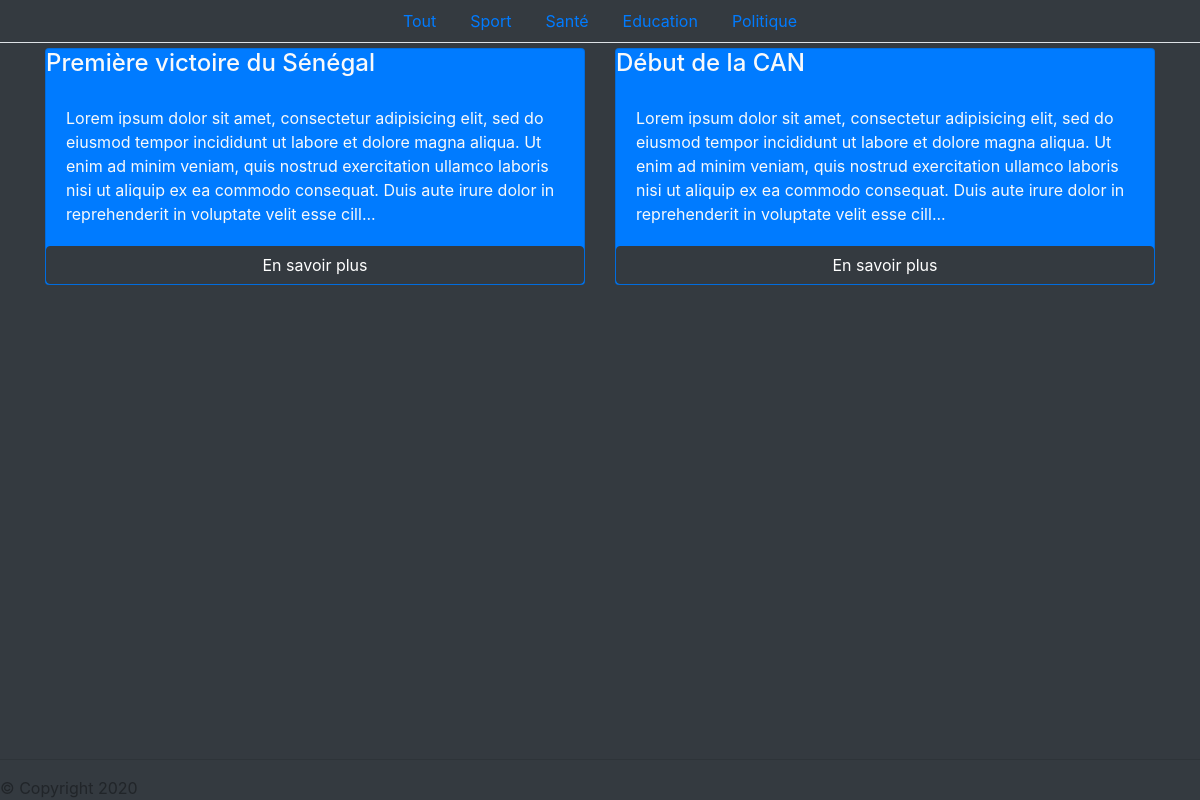
Page /projet-mglsi/article.php?categorie=1 on the committed database.
### tables this page shows
CREATE TABLE IF NOT EXISTS `categorie` (
  `id` int(11) NOT NULL AUTO_INCREMENT,
  `libelle` varchar(20) DEFAULT NULL,
  PRIMARY KEY (`id`)
);

CREATE TABLE IF NOT EXISTS `article` (
  `id` int(11) NOT NULL AUTO_INCREMENT,
  `titre` varchar(255) DEFAULT NULL,
  `contenu` text,
  `dateCreation` datetime DEFAULT CURRENT_TIMESTAMP,
  `dateModification` datetime DEFAULT CURRENT_TIMESTAMP,
  `categorie` int(11) DEFAULT NULL,
  PRIMARY KEY (`id`),
  KEY `fk_categorie_article` (`categorie`)
);

### projet-mglsi/inc/fonctions.php (called while the page is built, shortened)
<?php
	function getList($bdd, $table='Article')
	{
		$reponse = $bdd->query('SELECT * FROM '.$table);
		$articles = $reponse->fetchAll(PDO::FETCH_OBJ);
		return $articles;
	}
	function getItemByCategorie($bdd, $catId)
	{
		$reponse = $bdd->query('SELECT * FROM Article WHERE categorie = '.$catId);
		$articles = $reponse->fetchAll(PDO::FETCH_OBJ);
		return $articles;
	}
?>

### projet-mglsi/article.php (the view, shortened to what this page needs)
<!DOCTYPE html>
<html>
<head>
    <link href="assets/vendor/bootstrap/css/bootstrap.min.css" rel="stylesheet">
    <link href="assets/vendor/fontawesome-free/css/all.min.css" rel="stylesheet" type="text/css">
    <link href="assets/css/sb-admin.css" rel="stylesheet">
</head>
<body class="bg-dark">
	<div id="contenu" class="container">
	<?php
		require_once 'inc/fonctions.php';
		$bdd = dbConnect();
		$categories = getList($bdd, 'Categorie');
		require_once 'inc/menu.php';
		if (isset($_GET['id']))
		{
			$id = (int) $_GET['id'];
			$article = getItem($bdd, $id);
	?>
		<h1 class="text-primary"><?= $article->titre ?></h1>
		<span class="text-light">Publié le <?= $article->dateCreation ?></span>
		<p class="text-light"><?= $article->contenu ?></p>
	<?php
		}
		else if  (isset($_GET['categorie']))
		{
			$catId = (int) $_GET['categorie'];
			$articles = getItemByCategorie($bdd, $catId);
			if (empty($articles)) {
				echo "<p class='text-light'>Aucun article dans cette catégorie</p>";
			}
			else
			{
	?>
		<div class="card-deck">
	<?php
				foreach ($articles as $article)
				{
	?>
			<div class="card bg-primary text-light">
				<h4><?= $article->titre ?></h4>
				<div class="card-body">
					<p class="card-text"><?= substr($article->contenu, 0, 300) . '...' ?></p>
				</div>
				<a href="article.php?id=<?= $article->id ?>" class="btn btn-dark">En savoir plus</a>
			</div>
	<?php
				}
	?>
		</div>
	<?php
			}
		}
		else
		{
	?>
			<meta http-equiv="refresh" content="3; url=index.php">
			<p>Cet article n'existe pas !!!</p>
	<?php
		}
	?>
	</div>
	<br>
	<br>
	<br>
	<footer class="fixed-bottom"><hr>© Copyright 2020</footer>
</body>
</html>

### projet-mglsi/inc/menu.php
<div id="">
	<ul class="nav nav-tabs bg-dark fixed-top justify-content-center">
		<li><a class="nav-link text-left" href="index.php">Tout</a></li>
		<?php foreach ($categories as $categorie): ?>
			<li><a class="nav-link" data-toggle="" href="article.php?categorie=<?= $categorie->id ?>"><?= $categorie->libelle ?></a></li>
		<?php endforeach ?>
	</ul>
</div>
<br>
<br>

### projet-mglsi/assets/css/sb-admin.css (style rules this page uses)
html { position: relative; min-height: 100%; }
body { height: 100%; }
:root { --input-padding-x: 0.75rem; --input-padding-y: 0.75rem; }

### rows in the picture
categorie: libelle "Sport"
categorie: libelle "Santé"
categorie: libelle "Education"
categorie: libelle "Politique"
article: titre "Première victoire du Sénégal", contenu "Lorem ipsum dolor sit amet, consectetur adipisicing elit, sed do eiusmod tempor incididunt ut labore et dolore magna aliqua. Ut enim ad minim veniam, quis nostrud exercitation ullamco laboris nisi ut aliquip ex ea commodo consequat. Duis aute irure dolor in reprehenderit in voluptate velit esse cill"
article: titre "Début de la CAN", contenu "Lorem ipsum dolor sit amet, consectetur adipisicing elit, sed do eiusmod tempor incididunt ut labore et dolore magna aliqua. Ut enim ad minim veniam, quis nostrud exercitation ullamco laboris nisi ut aliquip ex ea commodo consequat. Duis aute irure dolor in reprehenderit in voluptate velit esse cill"
